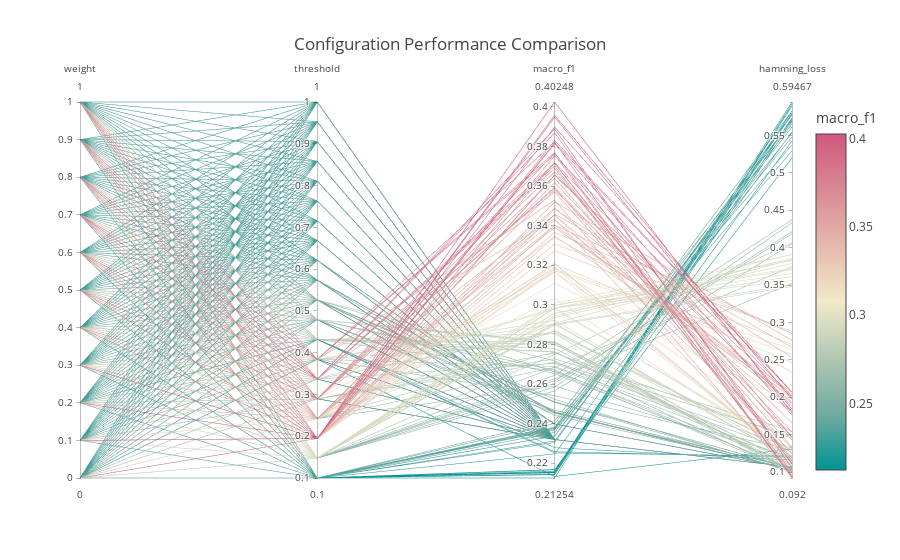

Source (notebook cell):
### Code cell
# Parallel coordinates for multi-dimensional analysis
fig = px.parallel_coordinates(
    results_df,
    color='macro_f1',
    dimensions=['model', 'weight', 'threshold', 'macro_f1', 'hamming_loss'],
    color_continuous_scale=px.colors.diverging.Tealrose,
    title="Configuration Performance Comparison"
)

fig.show()

### Figure 1 — Plotly figure (JSON) as saved in the notebook; plotly's stock layout.template omitted (floating-point values rounded to 4 significant figures; data arrays with more than 128 entries replaced by an {"elided": "..."} marker saying what was removed)
{"data": [{"dimensions": [{"label": "weight", "values": {"elided": "440 float values"}}, {"label": "threshold", "values": {"elided": "440 float values"}}, {"label": "macro_f1", "values": {"elided": "440 float values"}}, {"label": "hamming_loss", "values": {"elided": "440 float values"}}], "domain": {"x": [0, 1], "y": [0, 1]}, "line": {"color": {"elided": "440 float values"}, "coloraxis": "coloraxis"}, "name": "", "type": "parcoords"}], "layout": {"coloraxis": {"colorbar": {"title": {"text": "macro_f1"}}, "colorscale": [[0, "rgb(0, 147, 146)"], [0.1667, "rgb(114, 170, 161)"], [0.3333, "rgb(177, 199, 179)"], [0.5, "rgb(241, 234, 200)"], [0.6667, "rgb(229, 185, 173)"], [0.8333, "rgb(217, 137, 148)"], [1, "rgb(208, 88, 126)"]]}, "legend": {"tracegroupgap": 0}, "title": {"text": "Configuration Performance Comparison"}}}
